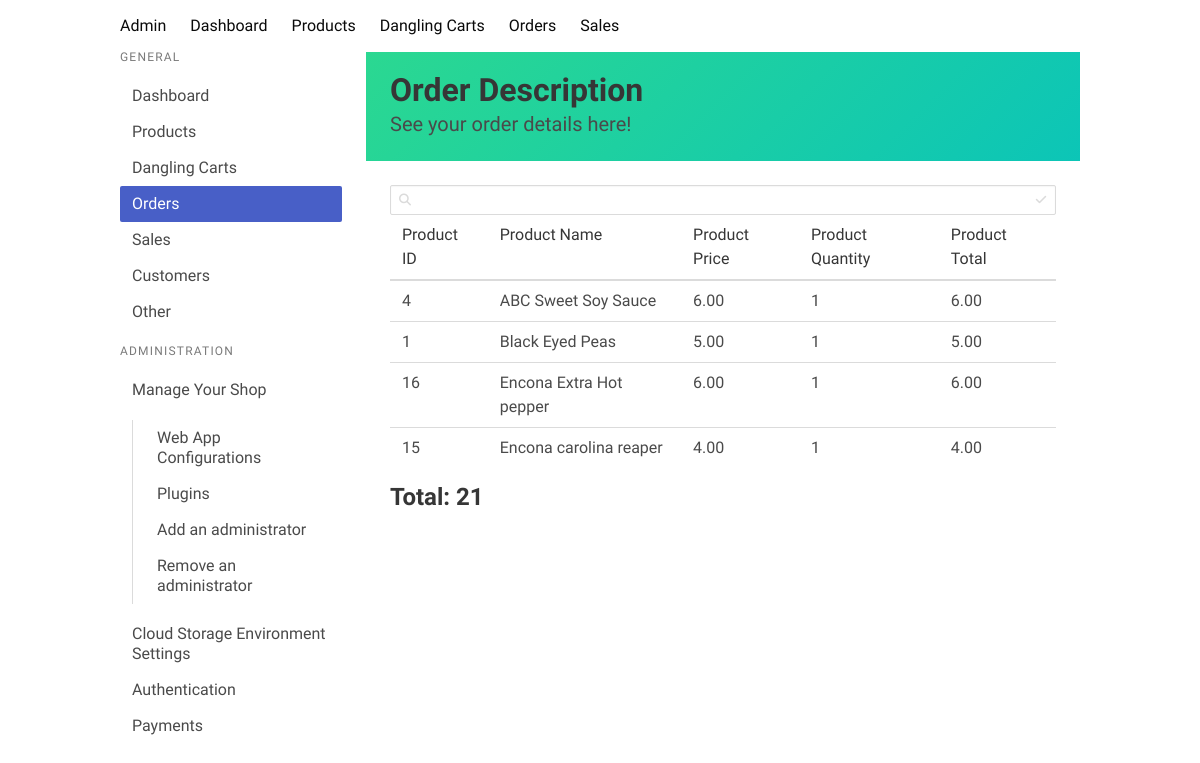
The page /order-details/5 on the database its author committed.
### core/models.py (models this page shows, shortened)
class OrderItem(models.Model):
    order = models.ForeignKey(Order, related_name='items', on_delete=models.CASCADE)
    product = models.ForeignKey(Products, related_name='order_items', on_delete=models.CASCADE)
    quantity = models.PositiveIntegerField(default=1)
    sub_total = models.DecimalField(max_digits=10, decimal_places=2, default=0)
    total = models.DecimalField(max_digits=10, decimal_places=2, default=0)

class Products(models.Model):
    item_name = models.CharField(max_length=100)
    description = models.TextField()
    price = models.DecimalField(max_digits=10, decimal_places=2)
    stock = models.IntegerField()
    discount = models.BooleanField(default=False)
    discount_percentage = models.IntegerField()
    image = models.BinaryField(null=True, blank=1, editable=False)
    category = models.ForeignKey('ProductCategory', on_delete=models.CASCADE)
    sold = models.IntegerField(default=0)
    class Meta:
        ordering = ('item_name',)
        verbose_name_plural = 'Products'

### core/views.py (the view)
# urls.py: path('order-details/<int:pk>', views.admin_order_details, name='order_details'),
def admin_order_details(request, pk):
    order = Order.objects.get(id=pk)
    order_items = OrderItem.objects.filter(order=order)
    total_cost = order_items.aggregate(Sum('sub_total'))
    total_cost = total_cost['sub_total__sum']
    print(total_cost)
    return render(request, 'shop/order_details.html', {'order_items': order_items, 'total_cost': total_cost})

### core/context_processors.py (called while the page is built)
def categories(request):
    return {
        'categories': ProductCategory.objects.all()
    }

def cart(request):
    if request.user.is_authenticated:
        print(request.user)
        try:
            cart = Cart.objects.get(user=request.user)
            print(cart.cartitem_set)
            cart = cart.cartitem_set.count()
            return {
                'cart': cart
            }
        except:
            return {
                'cart': 0
            }
    else:
        cart_id = request.session.get('cart_id')
        print(cart_id)
        if cart_id:
            try:
                cart = AnonymousCart.objects.get(id=cart_id)
                cart = cart.anonymouscartitem_set.count()
                return {
                    'cart': cart
                }
            except:
                return {
                    'cart': 0
                }
        else:
            return {
                'cart': 0
            }

### core/templates/shop/order_details.html (shortened to what this page needs)
{% extends 'shop/base.html' %}
{% load custom_tags %}
{% block content %}
<section class="hero is-colorful welcome is-small is-fixed-top">
    <div class="hero-body">
        <div class="container">
            <h1 class="title">
                Order Description
            </h1>
            <h2 class="subtitle">
                See your order details here!
            </h2>
        </div>
    </div>
</section>
<div class="card-content">
    <div class="content">
        <div class="control has-icons-left has-icons-right inventory-search">
            <input class="input is-small" type="text" placeholder="">
            <span class="icon is-medium is-left">
            </span>
            <span class="icon is-medium is-right">
            </span>
        </div>
        <div class="inventory">
            <table id="product-table">
                <thead>
                    <td>Product ID</td>
                    <td>Product Name</td>
                    <td>Product Price</td>
                    <td>Product Quantity</td>
                    <td>Product Total</td>
                </thead>
                <tbody>
                    {% for item in order_items %}
                    <tr>
                        <td>{{ item.product.id }}</td>
                        <td>{{ item.product.item_name }}</td>
                        <td>{{ item.product.price }}</td>
                        <td>{{ item.quantity }}</td>
                        <td>{{ item.sub_total }}</td>
                    </tr>
                    {% endfor %}
                </tbody>
            </table>
            <div class="order-total">
                <p class="title is-4">Total: {{ total_cost }}</p>
            </div>
        </div>
    </div>
</div>
{% endblock %}

### core/templates/shop/base.html (style rules this page uses)
body { height: 100%; font-family: 'Andika', sans-serif; overflow-x: hidden !important; overflow-y: hidden !important; scroll-behavior: smooth; }
html { overflow-y: hidden !important; overflow-x: hidden !important; }
.is-colorful { background-image: linear-gradient(-45deg, #0cc5b7 0%, #2bd891 100%); }

### rows shown on the page
OrderItem: product.id "4", product.item_name "ABC Sweet Soy Sauce", product.price "6.00", quantity "1", sub_total "6.00"
OrderItem: product.id "1", product.item_name "Black Eyed Peas", product.price "5.00", quantity "1", sub_total "5.00"
OrderItem: product.id "16", product.item_name "Encona Extra Hot pepper", product.price "6.00", quantity "1", sub_total "6.00"
OrderItem: product.id "15", product.item_name "Encona carolina reaper", product.price "4.00", quantity "1", sub_total "4.00"

### other values the page prints
{{ total_cost }} "21"
